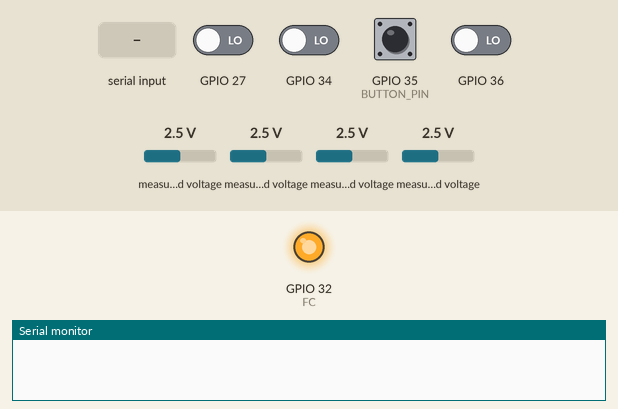
A sketch run on a simulated ESP32. Parts: output pins drawn as LEDs (lit = HIGH), the last lines printed to the serial monitor. Dashed ring = blinking. The test bench sets the inputs (shaded band); at power-on: GPIO 27, GPIO 34, GPIO 35 (BUTTON_PIN), GPIO 36 LOW, measured voltage 2.5 V.

Above: at 0.1 s.
At 10.2 s:
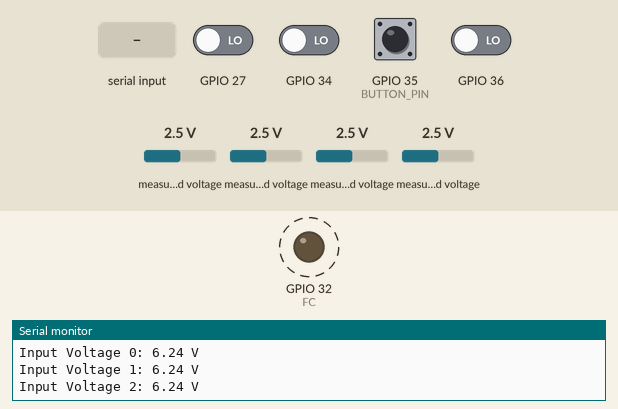
10.3 s: "1" received over the second serial link
Timing chart, 0 to 19.8 s (numbered marks = the images above; inputs shaded):
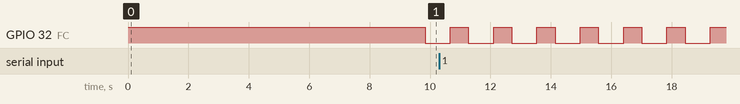

Measured:
- by itself, GPIO 32 (FC): alternates HIGH for 0.60 s and LOW for 0.83 s

The sketch:

AGENT1_AT01_BM1.ino
```cpp
/*
 * NORVI-AGENT-BM1-ES-L
 */
#include <Wire.h>
#include <Adafruit_NeoPixel.h>
#include <Adafruit_ADS1X15.h>

Adafruit_ADS1115 ads1;
#define VOLTAGE_DIVIDER_RATIO 0.4005

#define BUTTON_PIN   35   // Digital IO pin connected to the button.

#define LED_PIN 25     // Pin connected to the data input of the LED
#define NUM_LEDS 1     // Number of LEDs (1 in this case)

#define RXD 33 // 485 DIFINE
#define TXD 13
#define FC  32

Adafruit_NeoPixel strip = Adafruit_NeoPixel(NUM_LEDS, LED_PIN, NEO_GRB + NEO_KHZ800);


void setup() {
  Serial.begin(115200);

  pinMode(FC, OUTPUT);
  digitalWrite(FC, HIGH);
  Serial1.begin(9600, SERIAL_8N1,RXD,TXD);

  rgb_test();
  delay(1000);

  pinMode(27, INPUT);
  pinMode(36, INPUT);
  pinMode(34, INPUT);

  pinMode(BUTTON_PIN, INPUT);

   Wire.begin(21,22);

  if (!ads1.begin(0x48)) {
    Serial.println("Failed to initialize ADS 1 .");
    while (1);
  }
  ads1.setGain(GAIN_ONE);  // 1x gain +/- 4.096V  (1 bit = 0.125mV)

 digitalWrite(FC, HIGH);   // RS-485
}

void loop() {
  int16_t adc0, adc1, adc2, adc3;
  Serial.println("");

  Serial.print("BUTTON: ");
  Serial.println(digitalRead(BUTTON_PIN));

  Serial.print("I1: ");Serial.println(digitalRead(27));
  Serial.print("I2: ");Serial.println(digitalRead(36));
  Serial.print("I3: ");Serial.println(digitalRead(34));
  delay(200);

  adc0 = ads1.readADC_SingleEnded(0);
  adc1 = ads1.readADC_SingleEnded(1);
  adc2 = ads1.readADC_SingleEnded(2);
  adc3 = ads1.readADC_SingleEnded(3);

  float voltage0 = adc0 * 0.125 / 1000.0 / VOLTAGE_DIVIDER_RATIO;
  float voltage1 = adc1 * 0.125 / 1000.0 / VOLTAGE_DIVIDER_RATIO;
  float voltage2 = adc2 * 0.125 / 1000.0 / VOLTAGE_DIVIDER_RATIO;
  float voltage3 = adc3 * 0.125 / 1000.0 / VOLTAGE_DIVIDER_RATIO;

  Serial.print("Input Voltage 0: "); Serial.print(voltage1); Serial.println(" V");
  Serial.print("Input Voltage 1: "); Serial.print(voltage2); Serial.println(" V");
  Serial.print("Input Voltage 2: "); Serial.print(voltage0); Serial.println(" V");

  digitalWrite(FC, HIGH);                    // Make FLOW CONTROL pin HIGH
  delay(300);
  Serial1.println(F("RS485 01 SUCCESS"));    // Send RS485 SUCCESS serially
  delay(300);                                // Wait for transmission of data
  digitalWrite(FC, LOW) ;                    // Receiving mode ON
  delay(300);

  while (Serial1.available()) {  // Check if data is available
    char c = Serial1.read();     // Read data from RS485
    Serial.write(c);             // Print data on serial monitor
  }
 delay(300);
 Serial.println("____________________________________");
}

void rgb_test(){
  strip.setPixelColor(0, strip.Color(255, 0, 0)); // Red
  strip.show();
  delay(1000); // Wait for 1 second

  strip.setPixelColor(0, strip.Color(0, 255, 0)); // Green
  strip.show();
  delay(1000); // Wait for 1 second

  strip.setPixelColor(0, strip.Color(0, 0, 255)); // Blue
  strip.show();
  delay(1000); // Wait for 1 second

  strip.setPixelColor(0, strip.Color(255, 255, 0)); // Yellow
  strip.show();
  delay(1000); // Wait for 1 second

  strip.setPixelColor(0, strip.Color(0, 255, 255)); // Cyan
  strip.show();
  delay(1000); // Wait for 1 second

  strip.setPixelColor(0, strip.Color(255, 0, 255)); // Magenta
  strip.show();
  delay(1000); // Wait for 1 second

  strip.setPixelColor(0, strip.Color(255, 255, 255)); // White
  strip.show();
  delay(1000); // Wait for 1 second

  strip.setPixelColor(0, strip.Color(0, 0, 0)); // Off
  strip.show();
  delay(1000); // Wait for 1 second
}
```
